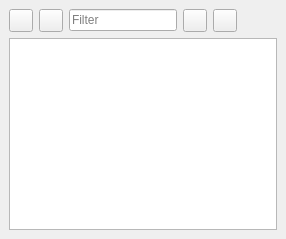
  <widget class="QDockWidget" name="dockWidgetMessages">
   <property name="floating">
    <bool>false</bool>
   </property>
   <property name="windowTitle">
    <string>Pattern messages</string>
   </property>
   <attribute name="dockWidgetArea">
    <number>2</number>
   </attribute>
   <widget class="QWidget" name="dockWidgetContents_4">
    <layout class="QVBoxLayout" name="verticalLayout_2">
     <item>
      <layout class="QHBoxLayout" name="horizontalLayout_2">
       <item>
        <widget class="QToolButton" name="toolButtonClearMessages">
         <property name="toolTip">
          <string>Clear all messages</string>
         </property>
         <property name="text">
          <string notr="true"/>
         </property>
         <property name="icon">
          <iconset theme="edit-clear-history"/>
         </property>
        </widget>
       </item>
       <item>
        <widget class="QToolButton" name="toolButtonAutoRefresh">
         <property name="toolTip">
          <string>Auto refresh the list with each parse</string>
         </property>
         <property name="text">
          <string notr="true"/>
         </property>
         <property name="icon">
          <iconset theme="view-refresh"/>
         </property>
         <property name="checkable">
          <bool>true</bool>
         </property>
         <property name="checked">
          <bool>false</bool>
         </property>
        </widget>
       </item>
       <item>
        <widget class="VLineEdit" name="lineEditMessagesFilter">
         <property name="sizePolicy">
          <sizepolicy hsizetype="MinimumExpanding" vsizetype="Fixed">
           <horstretch>0</horstretch>
           <verstretch>0</verstretch>
          </sizepolicy>
         </property>
         <property name="minimumSize">
          <size>
           <width>1</width>
           <height>0</height>
          </size>
         </property>
         <property name="placeholderText">
          <string>Filter</string>
         </property>
        </widget>
       </item>
       <item>
        <widget class="QToolButton" name="toolButtonMessagesZoomInFont">
         <property name="toolTip">
          <string>Zoom in</string>
         </property>
         <property name="text">
          <string notr="true"/>
         </property>
         <property name="icon">
          <iconset theme="zoom-in"/>
         </property>
        </widget>
       </item>
       <item>
        <widget class="QToolButton" name="toolButtonMessagesZoomOutFont">
         <property name="toolTip">
          <string>Zoom out</string>
         </property>
         <property name="text">
          <string notr="true"/>
         </property>
         <property name="icon">
          <iconset theme="zoom-out"/>
         </property>
         <property name="iconSize">
          <size>
           <width>16</width>
           <height>16</height>
          </size>
         </property>
        </widget>
       </item>
       <item>
        <spacer name="horizontalSpacer">
         <property name="orientation">
          <enum>Qt::Orientation::Horizontal</enum>
         </property>
         <property name="sizeType">
          <enum>QSizePolicy::Policy::Expanding</enum>
         </property>
         <property name="sizeHint" stdset="0">
          <size>
           <width>40</width>
           <height>20</height>
          </size>
         </property>
        </spacer>
       </item>
      </layout>
     </item>
     <item>
      <widget class="VPlainTextEdit" name="plainTextEditPatternMessages">
       <property name="readOnly">
        <bool>true</bool>
       </property>
       <property name="maximumBlockCount">
        <number>500</number>
       </property>
      </widget>
     </item>
    </layout>
   </widget>
  </widget>
